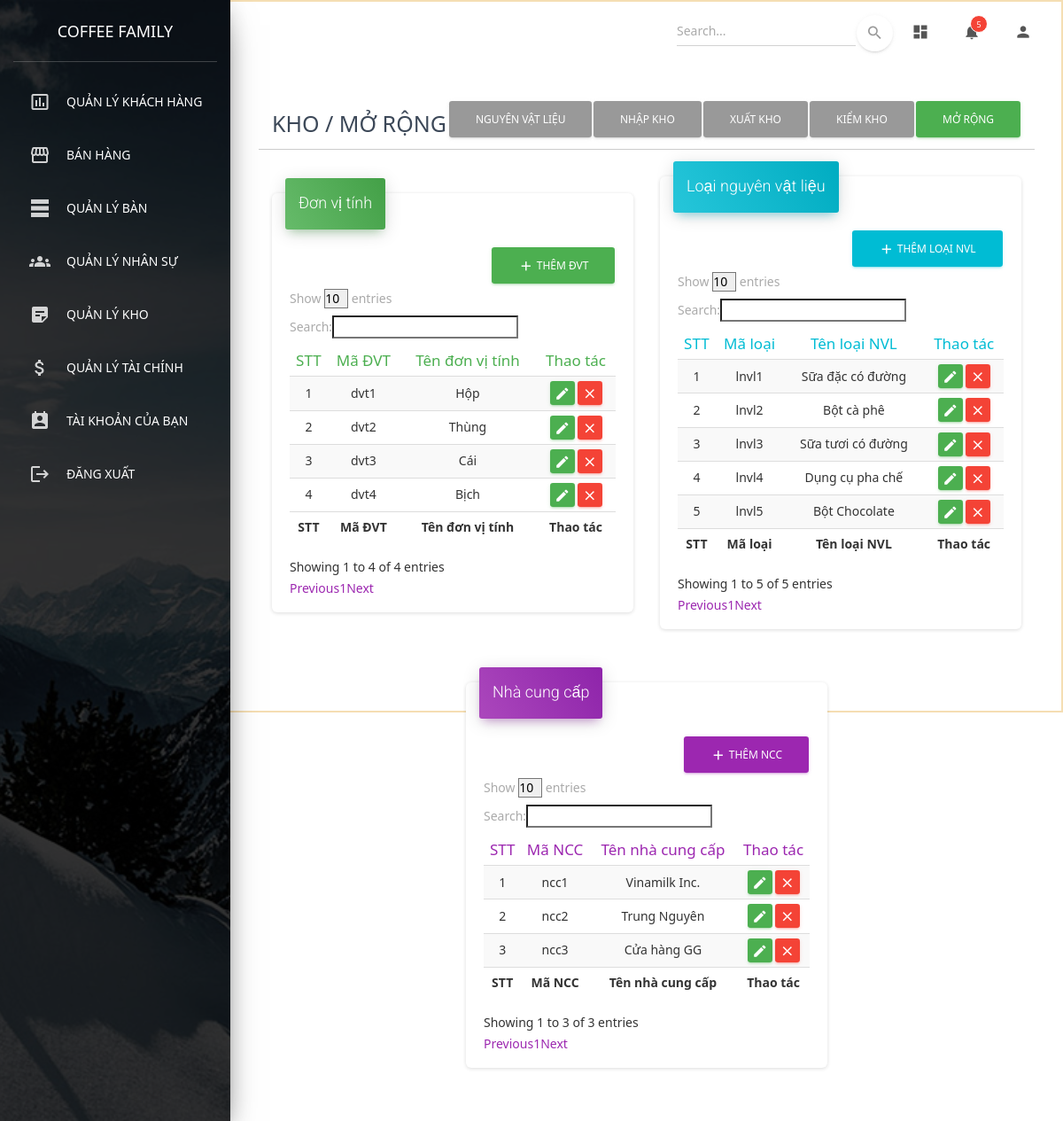
Page /admin/index.php?page=werehouse&expand (signed in) on the committed database.
### tables this page shows
CREATE TABLE `donvitinh` (
  `MaDVT` varchar(10) NOT NULL,
  `TenDVT` varchar(50) NOT NULL
);

CREATE TABLE `loai_nguyenvatlieu` (
  `MaLoaiNVL` varchar(10) NOT NULL,
  `TenLoaiNVL` varchar(50) NOT NULL
);

CREATE TABLE `nhacungcap` (
  `MaNCC` varchar(10) NOT NULL,
  `TenNCC` varchar(50) NOT NULL,
  `SDT` varchar(11) NOT NULL
);

### models/M_DonViTinh.php (called while the page is built, shortened)
<?php
include 'E_DonViTinh.php';
class Model_DonViTinh
{
    public function get_AllDonViTinh()
    {
        include '../configs/config.php';
        $sql = 'SELECT * FROM donvitinh';
        $result = $conn->query($sql);
        $DonViTinhList = array();
        if ($result->num_rows > 0) {
            while ($row = $result->fetch_assoc()) {
                $DonViTinh = new DonViTinh($row);
                array_push($DonViTinhList, $DonViTinh);
            }
            return $DonViTinhList;
        }
    }
}

### models/E_DonViTinh.php (called while the page is built, shortened)
<?php
class DonViTinh {
    private $MaDVT;
    private $TenDVT;
    public function __construct($row)
    {
        $this->MaDVT = $row['MaDVT'];
        $this->TenDVT = $row['TenDVT'];
    }
    function get_MaDVT() {
        return $this->MaDVT;
    }
    function get_TenDVT() {
        return $this->TenDVT;
    }
}
?>

### models/M_LoaiNguyenVatLieu.php (called while the page is built, shortened)
<?php
include 'E_LoaiNguyenVatLieu.php';
class Model_LoaiNguyenVatLieu
{
    public function get_AllLoaiNguyenVatLieu()
    {
        include '../configs/config.php';
        $sql = 'SELECT * FROM loai_nguyenvatlieu';
        $result = $conn->query($sql);
        $LoaiNguyenVatLieuList = array();
        if ($result->num_rows > 0) {
            while ($row = $result->fetch_assoc()) {
                $LoaiNguyenVatLieu = new LoaiNguyenVatLieu($row);
                array_push($LoaiNguyenVatLieuList, $LoaiNguyenVatLieu);
            }
            return $LoaiNguyenVatLieuList;
        }
    }
}

### models/E_LoaiNguyenVatLieu.php (called while the page is built, shortened)
<?php
class LoaiNguyenVatLieu {
    private $MaLoaiNVL;
    private $TenLoaiNVL;
    public function __construct($row)
    {
        $this->MaLoaiNVL = $row['MaLoaiNVL'];
        $this->TenLoaiNVL = $row['TenLoaiNVL'];
    }
    function get_MaLoaiNVL() {
        return $this->MaLoaiNVL;
    }
    function get_TenLoaiNVL() {
        return $this->TenLoaiNVL;
    }
}
?>

### models/M_NhaCungCap.php (called while the page is built, shortened)
<?php
include 'E_NhaCungCap.php';
class Model_NhaCungCap
{
    public function get_AllNhaCungCap()
    {
        include '../configs/config.php';
        $sql = 'SELECT * FROM nhacungcap';
        $result = $conn->query($sql);
        $NhaCungCapList = array();
        if ($result->num_rows > 0) {
            while ($row = $result->fetch_assoc()) {
                $NhaCungCap = new NhaCungCap($row);
                array_push($NhaCungCapList, $NhaCungCap);
            }
            return $NhaCungCapList;
        }
    }
}

### models/E_NhaCungCap.php (called while the page is built, shortened)
<?php
class NhaCungCap
{
    private $MaNCC;
    private $TenNCC;
    public function __construct($row)
    {
        $this->MaNCC = $row['MaNCC'];
        $this->TenNCC = $row['TenNCC'];
    }
    function get_MaNCC()
    {
        return $this->MaNCC;
    }
    function get_TenNCC()
    {
        return $this->TenNCC;
    }
}

### admin/warehouse/expand.php (the view, shortened to what this page needs)
<?php
include '../models/M_DonViTinh.php';
include '../models/M_LoaiNguyenVatLieu.php';
include '../models/M_NhaCungCap.php';
$ModelDonViTinh = new Model_DonViTinh();
$DonViTinhList = $ModelDonViTinh->get_AllDonViTinh();
$ModelLoaiNguyenVatLieu = new Model_LoaiNguyenVatLieu();
$LoaiNguyenVatLieuList = $ModelLoaiNguyenVatLieu->get_AllLoaiNguyenVatLieu();
$ModelNhaCungCap = new Model_NhaCungCap();
$NhaCungCapList = $ModelNhaCungCap->get_AllNhaCungCap();
?>
<div class="container-fluid">
    <div class="flex-sp-bet below-menu-icon col-sm-12 col-md-12 col-lg-12 col-xl-12">
        <h3 class="d-none d-sm-none d-md-none d-lg-block d-xl-block"><strong>KHO / MỞ RỘNG</strong></h3>
        <div class="buttons-group">
            <div class="btn btn-material">Nguyên vật liệu</div>
            <div class="btn btn-import">Nhập kho</div>
            <div class="btn btn-export">Xuất kho</div>
            <div class="btn btn-report">Kiểm kho</div>
            <div class="btn btn-success">Mở rộng</div>
        </div>
    </div>
    <div class="line-break"></div>
    <div class="sections-container">
        <div class="col-lg-6 col-xl-6 col-md-6 col-sm-12">
            <div class="card">
                <div class="card-header card-header-text card-header-success">
                    <div class="card-text">
                        <h4 class="card-title">Đơn vị tính</h4>
                    </div>
                </div>
                <div class="card-body content-in-card">
                    <button class="btn btn-success btn-add-unit" data-toggle="modal" data-target="#myModal">
                        <i class="material-icons">add</i>
                        Thêm ĐVT
                    </button>
                    <div class="table-responsive">
                        <table id="datatablesUnit" class="datatables table table-striped table-no-bordered table-hover dataTable dtr-inline" cellspacing="0" role="grid" aria-describedby="datatables_info">
                            <thead>
                                <tr role="row">
                                    <th class='text-center text-success'>STT</th>
                                    <th class='text-center text-success'>Mã ĐVT</th>
                                    <th class='text-center text-success'>Tên đơn vị tính</th>
                                    <th class='text-center text-success'>Thao tác</th>
                                </tr>
                            </thead>
                            <tfoot>
                                <tr>
                                    <th class='text-center'>STT</th>
                                    <th class='text-center'>Mã ĐVT</th>
                                    <th class='text-center'>Tên đơn vị tính</th>
                                    <th class='text-center'>Thao tác</th>
                                </tr>
                            </tfoot>
                            <tbody>
                                <?php
                                if ($DonViTinhList && count($DonViTinhList) > 0) {
                                for ($i = 0; $i < count($DonViTinhList); $i++) {
                                    echo "<tr role='row' class='odd'>";
                                    echo "<td tabindex='0' class='text-center sorting_1'>" . ($i + 1) . "</td>";
                                    echo "<td class='text-center unit-id'>" . $DonViTinhList[$i]->get_MaDVT() . "</td>";
                                    echo "<td class='text-center unit-name'>" . $DonViTinhList[$i]->get_TenDVT() . "</td>";
                                    echo '<td class="td-actions text-center">
                                            <button type="button" rel="tooltip" class="btn btn-success btn-edit-unit" data-target="#myModal" data-toggle="modal">
                                                <i class="material-icons">edit</i>
                                            </button>
                                            <button type="button" rel="tooltip" class="btn btn-danger" data-toggle="tooltip" data-placement="top" title="Xóa">
                                                <i class="material-icons">close</i>
                                            </button>
                                        </td>';
                                    echo "</tr>";
                                }
                                } else {
                                echo "Dữ liệu trống!";
                                }
                                ?>
                            </tbody>
                        </table>
                    </div>
                </div>
            </div>
        </div>
        <div class="col-lg-6 col-xl-6 col-md-6 col-sm-12">
            <div class="card">
                <div class="card-header card-header-text card-header-info">
                    <div class="card-text">
                        <h4 class="card-title">Loại nguyên vật liệu</h4>
                    </div>
                </div>
                <div class="card-body content-in-card">
                    <button class="btn btn-info btn-add-mater-type" data-toggle="modal" data-target="#myModal">
                        <i class="material-icons">add</i>
                        Thêm loại NVL
                    </button>
                    <div class="table-responsive">
                        <table id="datatablesType" class="datatables table table-striped table-no-bordered table-hover dataTable dtr-inline" cellspacing="0" role="grid" aria-describedby="datatables_info">
                            <thead>
                                <tr role="row">
                                    <th class='text-center text-info'>STT</th>
                                    <th class='text-center text-info'>Mã loại</th>
                                    <th class='text-center text-info'>Tên loại NVL</th>
                                    <th class='text-center text-info'>Thao tác</th>
                                </tr>
                            </thead>
                            <tfoot>
                                <tr>
                                    <th class='text-center'>STT</th>
                                    <th class='text-center'>Mã loại</th>
                                    <th class='text-center'>Tên loại NVL</th>
                                    <th class='text-center'>Thao tác</th>
                                </tr>
                            </tfoot>
                            <tbody>
                                <?php
                                if ($LoaiNguyenVatLieuList && count($LoaiNguyenVatLieuList) > 0) {
                                for ($i = 0; $i < count($LoaiNguyenVatLieuList); $i++) {
                                    echo "<tr role='row' class='odd'>";
                                    echo "<td tabindex='0' class='text-center sorting_1'>" . ($i + 1) . "</td>";
                                    echo "<td class='text-center type-id'>" . $LoaiNguyenVatLieuList[$i]->get_MaLoaiNVL() . "</td>";
                                    echo "<td class='text-center type-name'>" . $LoaiNguyenVatLieuList[$i]->get_TenLoaiNVL() . "</td>";
                                    echo '<td class="td-actions text-center">
                                            <button type="button" rel="tooltip" class="btn btn-success btn-edit-type" data-target="#myModal" data-toggle="modal">
                                                <i class="material-icons">edit</i>
                                            </button>
                                            <button type="button" rel="tooltip" class="btn btn-danger" data-toggle="tooltip" data-placement="top" title="Xóa">
                                                <i class="material-icons">close</i>
                                            </button>
                                        </td>';
                                    echo "</tr>";
                                }
                                } else {
                                echo "Dữ liệu trống!";
                                }
                                ?>
                            </tbody>
                        </table>
                    </div>
                </div>
            </div>
        </div>
        <div class="col-lg-6 col-xl-6 col-md-6 col-sm-12">
            <div class="card">
                <div class="card-header card-header-text card-header-primary">
                    <div class="card-text">
                        <h4 class="card-title">Nhà cung cấp</h4>
                    </div>
                </div>
                <div class="card-body content-in-card">
                    <button class="btn btn-primary btn-add-supplier" data-toggle="modal" data-target="#myModal">
                        <i class="material-icons">add</i>
                        Thêm NCC
                    </button>
                    <div class="table-responsive">
                        <table id="datatablesSupplier" class="datatables table table-striped table-no-bordered table-hover dataTable dtr-inline" cellspacing="0" role="grid" aria-describedby="datatables_info">
                            <thead>
                                <tr role="row">
                                    <th class='text-center text-primary'>STT</th>
                                    <th class='text-center text-primary'>Mã NCC</th>
                                    <th class='text-center text-primary'>Tên nhà cung cấp</th>
                                    <th class='text-center text-primary'>Thao tác</th>
                                </tr>
                            </thead>
                            <tfoot>
                                <tr>
                                    <th class='text-center'>STT</th>
                                    <th class='text-center'>Mã NCC</th>
                                    <th class='text-center'>Tên nhà cung cấp</th>
                                    <th class='text-center'>Thao tác</th>
                                </tr>
                            </tfoot>
                            <tbody>
                                <?php
                                if ($NhaCungCapList && count($NhaCungCapList) > 0) {
                                for ($i = 0; $i < count($NhaCungCapList); $i++) {
                                    echo "<tr role='row' class='odd'>";
                                    echo "<td tabindex='0' class='text-center sorting_1'>" . ($i + 1) . "</td>";
                                    echo "<td class='text-center supplier-id'>" . $NhaCungCapList[$i]->get_MaNCC() . "</td>";
                                    echo "<td class='text-center supplier-name'>" . $NhaCungCapList[$i]->get_TenNCC() . "</td>";
                                    echo '<td class="td-actions text-center">
                                            <button type="button" rel="tooltip" class="btn btn-success btn-edit-supplier" data-target="#myModal" data-toggle="modal">
                                                <i class="material-icons">edit</i>
                                            </button>
                                            <button type="button" rel="tooltip" class="btn btn-danger" data-toggle="tooltip" data-placement="top" title="Xóa">
                                                <i class="material-icons">close</i>
                                            </button>
                                        </td>';
                                    echo "</tr>";
                                }
                                } else {
                                echo "Dữ liệu trống!";
                                }
                                ?>
                            </tbody>
                        </table>
                    </div>
                </div>
            </div>
        </div>
    </div>
</div>

### admin/index.php (style rules this page uses)
* { font-family: 'Segoe UI', Tahoma, Geneva, Verdana, sans-serif; }
body { border: 2px solid wheat; background-color: white; overflow: hidden; -ms-overflow-style: none; scrollbar-width: none; }

### admin/warehouse/expand.php (style rules this page uses)
.flex-sp-bet { align-items: center; justify-content: space-between; }
.buttons-group, .fields-group, .flex-sp-bet { display: flex; }
.line-break { width: 100%; height: 1px; background-color: #ccc; }
.content-in-card, .sections-container { display: flex; flex-wrap: wrap; align-items: center; }
.content-in-card { justify-content: flex-end; }
.sections-container { width: 100%; height: auto; justify-content: center; }

### rows in the picture
donvitinh: MaDVT "dvt1", TenDVT "Hộp"
donvitinh: MaDVT "dvt2", TenDVT "Thùng"
donvitinh: MaDVT "dvt3", TenDVT "Cái"
donvitinh: MaDVT "dvt4", TenDVT "Bịch"
loai_nguyenvatlieu: MaLoaiNVL "lnvl1", TenLoaiNVL "Sữa đặc có đường"
loai_nguyenvatlieu: MaLoaiNVL "lnvl2", TenLoaiNVL "Bột cà phê"
loai_nguyenvatlieu: MaLoaiNVL "lnvl3", TenLoaiNVL "Sữa tươi có đường"
loai_nguyenvatlieu: MaLoaiNVL "lnvl4", TenLoaiNVL "Dụng cụ pha chế"
loai_nguyenvatlieu: MaLoaiNVL "lnvl5", TenLoaiNVL "Bột Chocolate"
nhacungcap: MaNCC "ncc1", TenNCC "Vinamilk Inc."
nhacungcap: MaNCC "ncc2", TenNCC "Trung Nguyên"
nhacungcap: MaNCC "ncc3", TenNCC "Cửa hàng GG"
